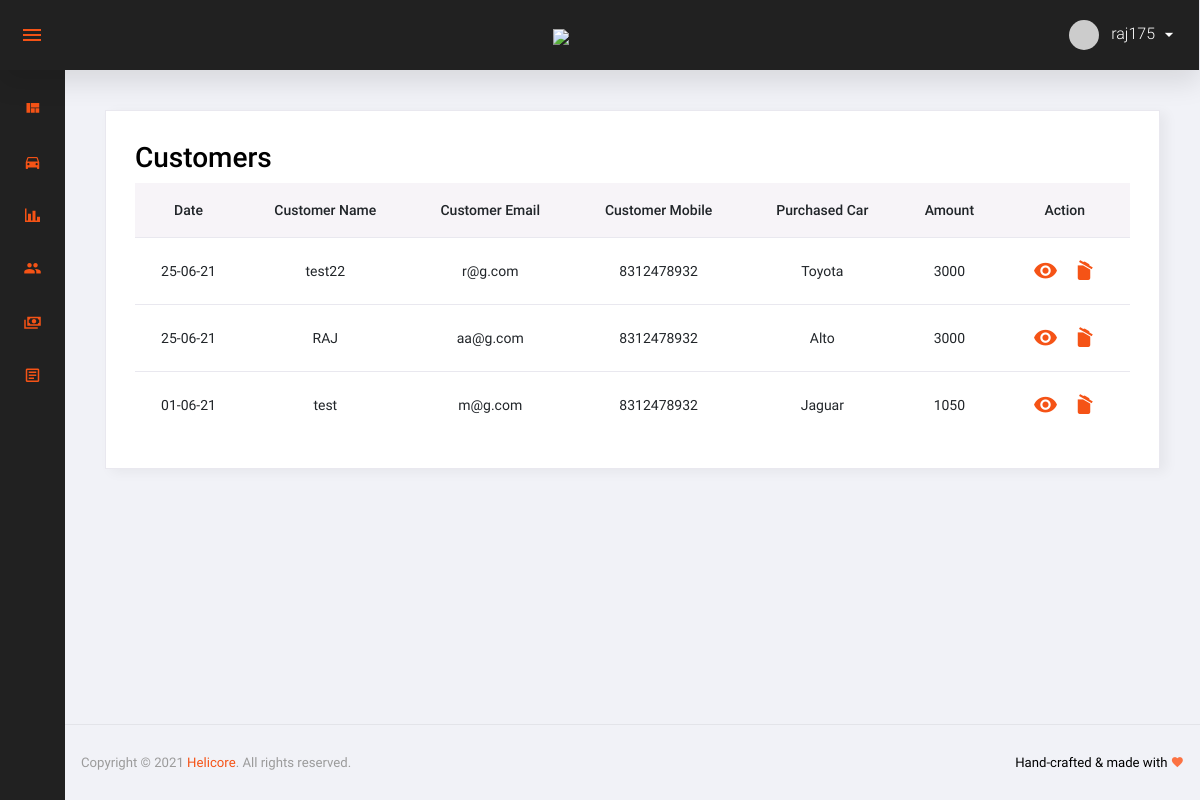
Before: /cust_list/ (signed in) with the older database file.
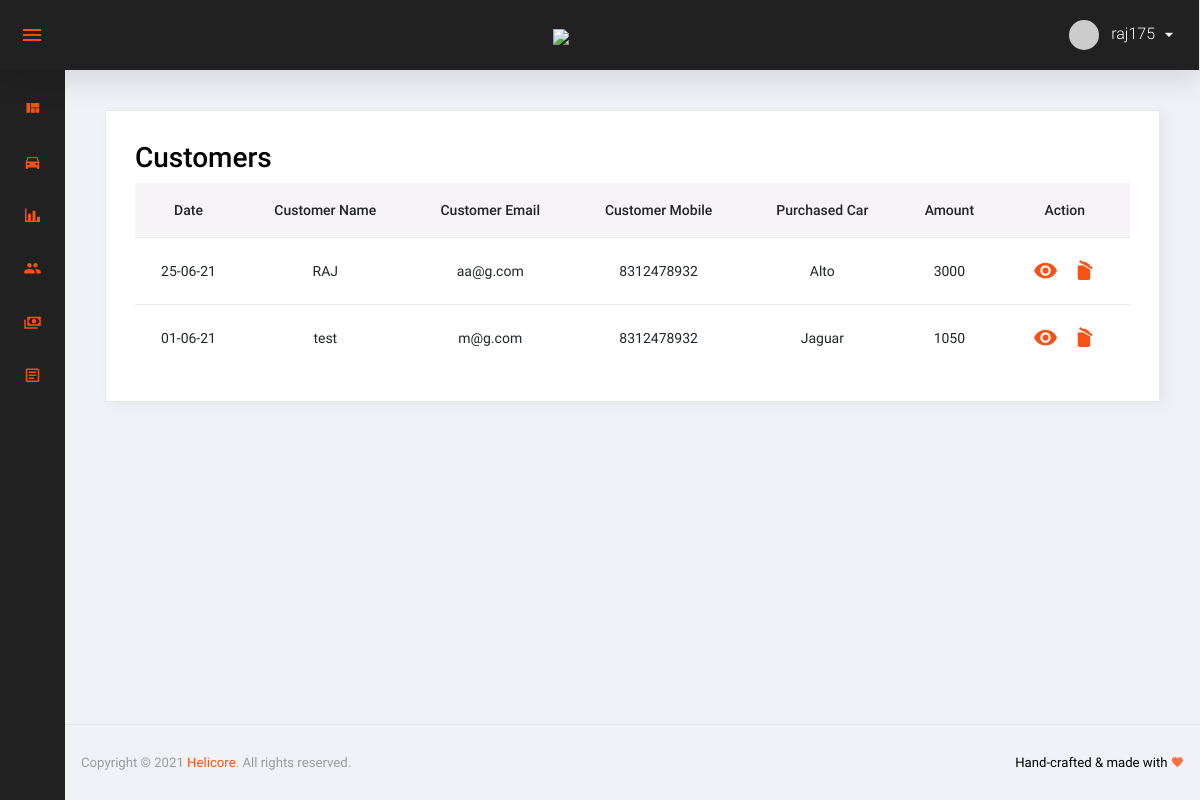
After: the same page with the newer database file.
### app/models.py (models this page shows, shortened)
class CustomerMaster(models.Model):
    CustID = models.AutoField(primary_key=True)
    CustName = models.CharField(max_length=255)
    CustEmail = models.EmailField(max_length=255)
    CustMobile = models.IntegerField(blank=False)
    CustAddress = models.CharField(max_length=255, blank=True, null=True, default='NULL')
    Payment = models.CharField(max_length=255, default='NULL')
    PaidValue = models.IntegerField(blank=False, default='00')
    DepositeValue = models.IntegerField(blank=False, default='00')
    Amount = models.IntegerField(default='NULL')
    PurchasedCar = models.CharField(max_length=255)
    Date = models.DateField(null=True, blank=True)
    PaymentReciept = models.FileField(max_length=255, default='NULL')
    CreatedAt = models.DateTimeField(auto_now_add=True)
    ModifiedAt = models.DateTimeField(auto_now=True)
    IsActive = models.BooleanField(default=0)
    IsDelete = models.BooleanField(default=0)

### app/views.py (the view)
# urls.py: path('cust_list/', views.cust_list, name='cust_list'),
def cust_list(request):
    if 'login' in request.session:
        context = {}
        user = request.session['user_name']
        context['user'] = user
        cust_detail = CustomerMaster.objects.all()
        context['cust_detail'] = cust_detail
        return render(request, 'customer.html', context)
    else:
        return redirect('admin_login')

### app/templates/customer.html (shortened to what this page needs)
<!DOCTYPE html>
<html lang="en">
  <head>
    {% load static %}
    <link rel="stylesheet" href="../static/app/assets/mdi/css/materialdesignicons.min.css">
    <link rel="stylesheet" href="../static/app/assets/css/vendor.bundle.base.css">
    <link rel="stylesheet" href="../static/app/assets/datatables.net-bs4/dataTables.bootstrap4.css">
    <link rel="stylesheet" href="../static/app/assets/css/vertical-layout-light/style.css">
  </head>
  <body class="sidebar-icon-only">
    <div class="container-scroller">
      <nav class="navbar col-lg-12 col-12 p-0 fixed-top d-flex flex-row">
        <div class="navbar-menu-wrapper d-flex align-items-stretch justify-content-between">
          <ul class="navbar-nav mr-lg-2 d-none d-lg-flex">
            <li class="nav-item nav-toggler-item">
              <button class="navbar-toggler align-self-center" type="button" data-toggle="minimize">
                <span class="mdi mdi-menu"></span>
              </button>
            </li>
          </ul>
          <div class="text-center navbar-brand-wrapper d-flex align-items-center justify-content-center">
            <a class="navbar-brand brand-logo" href="index.html"><img src="../static/app/assets/img/logo.png"></a>
          </div>
          <ul class="navbar-nav navbar-nav-right">
            <li class="nav-item nav-profile dropdown">
              <a class="nav-link dropdown-toggle" href="#" data-toggle="dropdown" id="profileDropdown">
                <img src="https://via.placeholder.com/30x30" alt="profile"/>
                <span class="nav-profile-name">{{ user }}</span>
              </a>
            </li>
          </ul>
        </div>
      </nav>
      <div class="container-fluid page-body-wrapper">
        <nav class="sidebar sidebar-offcanvas" id="sidebar">
          <ul class="nav">
            <li class="nav-item">
              <a class="nav-link" href="{% url 'index' %}">
                <i class="mdi mdi-view-quilt menu-icon"></i>
              </a>
            </li>
            <li class="nav-item">
              <a class="nav-link" href="{% url 'car_list' %}">
                <i class="mdi mdi-car menu-icon"></i>
              </a>
            </li>
            <li class="nav-item">
              <a class="nav-link"  href="{% url 'lead_list' %}" >
                <i class="mdi mdi-chart-bar menu-icon"></i>
              </a>
            </li>
            <li class="nav-item">
              <a class="nav-link" href="{% url 'cust_list' %}">
                <i class="mdi mdi-account-multiple menu-icon"></i>
              </a>
            </li>
            <li class="nav-item">
              <a class="nav-link" href="{% url 'sold_cars' %}">
              <i class="mdi mdi-cash-multiple menu-icon"></i>
              </a>
            </li>
            <li class="nav-item">
              <a class="nav-link" href="{% url 'all_rep' %}">
              <i class="mdi mdi-file-document-box-outline menu-icon"></i>
              </a>
            </li>
          </ul>
        </nav>
        <div class="main-panel">
          <div class="content-wrapper">
            <div class="card">
              <div class="card-body">
                <div class="row">
                    <div class="col-12 ">
                      <div class="row">
                        <div class="col float-left">
                          <h2>Customers</h2>
                        </div>
                      </div>
                    </div>
                </div>
                <div class="row">
                  <div class="col-12">
                    <div class="table-responsive">
                      <table class="table text-center">
                        <thead>
                          <tr>
                              <th>Date</th>
                              <th>Customer Name</th>
                              <th>Customer Email</th>
                              <th>Customer Mobile</th>
                              <th>Purchased Car</th>
                              <th>Amount</th>
                              <th>Action</th>
                          </tr>
                        </thead>
                        <tbody>
                          {% for x in cust_detail reversed %}
                          <tr>
                            <td>{{ x.Date }}</td>
                            <td>{{ x.CustName }}</td>
                            <td>{{ x.CustEmail }}</td>
                            <td>{{ x.CustMobile }}</td>
                            <td>{{ x.PurchasedCar }}</td>
                            <td>{{ x.Amount }}</td>
                            <td>
                              <a class="view-btn" href="{% url 'cust_view' x.CustID %}"><i class="mdi mdi-eye"></i></a>
                              <a class="convert-btn" href="javascript:void(0)" onclick="myFunction('{{ x.CustID }}')"><i class="mdi mdi-delete-empty"></i></a>
                            </td>
                          </tr>
                          {% endfor %}
                        </tbody>
                      </table>
                    </div>
                  </div>
                </div>
              </div>
            </div>
          </div>
          <footer class="footer">
            <div class="d-sm-flex justify-content-center justify-content-sm-between">
              <span class="text-muted text-center text-sm-left d-block d-sm-inline-block">Copyright © 2021 <a href="https://www.helicoreinfo.com/" target="_blank">Helicore</a>. All rights reserved.</span>
              <span class="float-none float-sm-right d-block mt-1 mt-sm-0 text-center">Hand-crafted & made with <i class="mdi mdi-heart text-danger"></i></span>
            </div>
          </footer>
        </div>
      </div>
    </div>
  </body>
</html>

Changed rows visible on the page:
removed CustomerMaster: Date "25-06-21", CustName "test22", CustEmail "r@g.com", CustMobile "8312478932", PurchasedCar "Toyota", Amount "3000"
